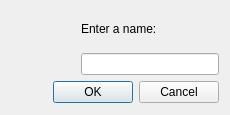
<?xml version="1.0" encoding="UTF-8"?>
<ui version="4.0">
 <class>FolderDialog</class>
 <widget class="QDialog" name="FolderDialog">
  <property name="geometry">
   <rect>
    <x>0</x>
    <y>0</y>
    <width>230</width>
    <height>115</height>
   </rect>
  </property>
  <property name="windowTitle">
   <string>Create a new directory</string>
  </property>
  <layout class="QFormLayout" name="formLayout">
   <item row="0" column="0">
    <widget class="QLabel" name="iconLabel">
     <property name="minimumSize">
      <size>
       <width>64</width>
       <height>64</height>
      </size>
     </property>
     <property name="text">
      <string/>
     </property>
    </widget>
   </item>
   <item row="0" column="1">
    <layout class="QVBoxLayout" name="verticalLayout">
     <item>
      <widget class="QLabel" name="label_2">
       <property name="text">
        <string>Enter a name:</string>
       </property>
      </widget>
     </item>
     <item>
      <widget class="QLineEdit" name="name"/>
     </item>
    </layout>
   </item>
   <item row="1" column="0" colspan="2">
    <widget class="QDialogButtonBox" name="buttonBox">
     <property name="orientation">
      <enum>Qt::Horizontal</enum>
     </property>
     <property name="standardButtons">
      <set>QDialogButtonBox::Cancel|QDialogButtonBox::Ok</set>
     </property>
    </widget>
   </item>
  </layout>
 </widget>
 <resources/>
 <connections>
  <connection>
   <sender>buttonBox</sender>
   <signal>accepted()</signal>
   <receiver>FolderDialog</receiver>
   <slot>accept()</slot>
   <hints>
    <hint type="sourcelabel">
     <x>248</x>
     <y>254</y>
    </hint>
    <hint type="destinationlabel">
     <x>157</x>
     <y>274</y>
    </hint>
   </hints>
  </connection>
  <connection>
   <sender>buttonBox</sender>
   <signal>rejected()</signal>
   <receiver>FolderDialog</receiver>
   <slot>reject()</slot>
   <hints>
    <hint type="sourcelabel">
     <x>316</x>
     <y>260</y>
    </hint>
    <hint type="destinationlabel">
     <x>286</x>
     <y>274</y>
    </hint>
   </hints>
  </connection>
 </connections>
</ui>
